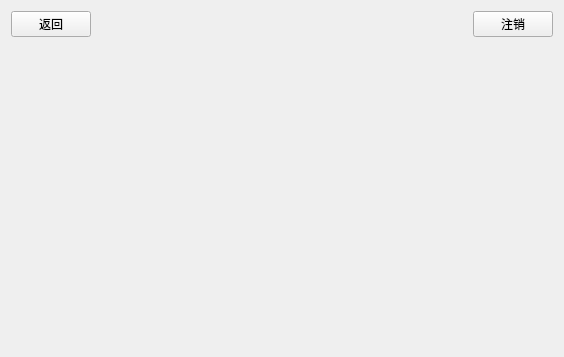
<?xml version="1.0" encoding="UTF-8"?>
<ui version="4.0">
 <class>MasterView</class>
 <widget class="QWidget" name="MasterView">
  <property name="geometry">
   <rect>
    <x>0</x>
    <y>0</y>
    <width>564</width>
    <height>357</height>
   </rect>
  </property>
  <property name="windowTitle">
   <string>MasterView</string>
  </property>
  <layout class="QVBoxLayout" name="verticalLayout">
   <item>
    <layout class="QHBoxLayout" name="horizontalLayout">
     <item>
      <widget class="QPushButton" name="btBack">
       <property name="text">
        <string>返回</string>
       </property>
      </widget>
     </item>
     <item>
      <spacer name="horizontalSpacer">
       <property name="orientation">
        <enum>Qt::Orientation::Horizontal</enum>
       </property>
       <property name="sizeHint" stdset="0">
        <size>
         <width>40</width>
         <height>20</height>
        </size>
       </property>
      </spacer>
     </item>
     <item>
      <widget class="QLabel" name="labelTitle">
       <property name="text">
        <string/>
       </property>
      </widget>
     </item>
     <item>
      <spacer name="horizontalSpacer_2">
       <property name="orientation">
        <enum>Qt::Orientation::Horizontal</enum>
       </property>
       <property name="sizeHint" stdset="0">
        <size>
         <width>40</width>
         <height>20</height>
        </size>
       </property>
      </spacer>
     </item>
     <item>
      <widget class="QPushButton" name="btLogout">
       <property name="text">
        <string>注销</string>
       </property>
      </widget>
     </item>
    </layout>
   </item>
   <item>
    <widget class="QStackedWidget" name="stackedWidget"/>
   </item>
  </layout>
 </widget>
 <resources/>
 <connections/>
</ui>
